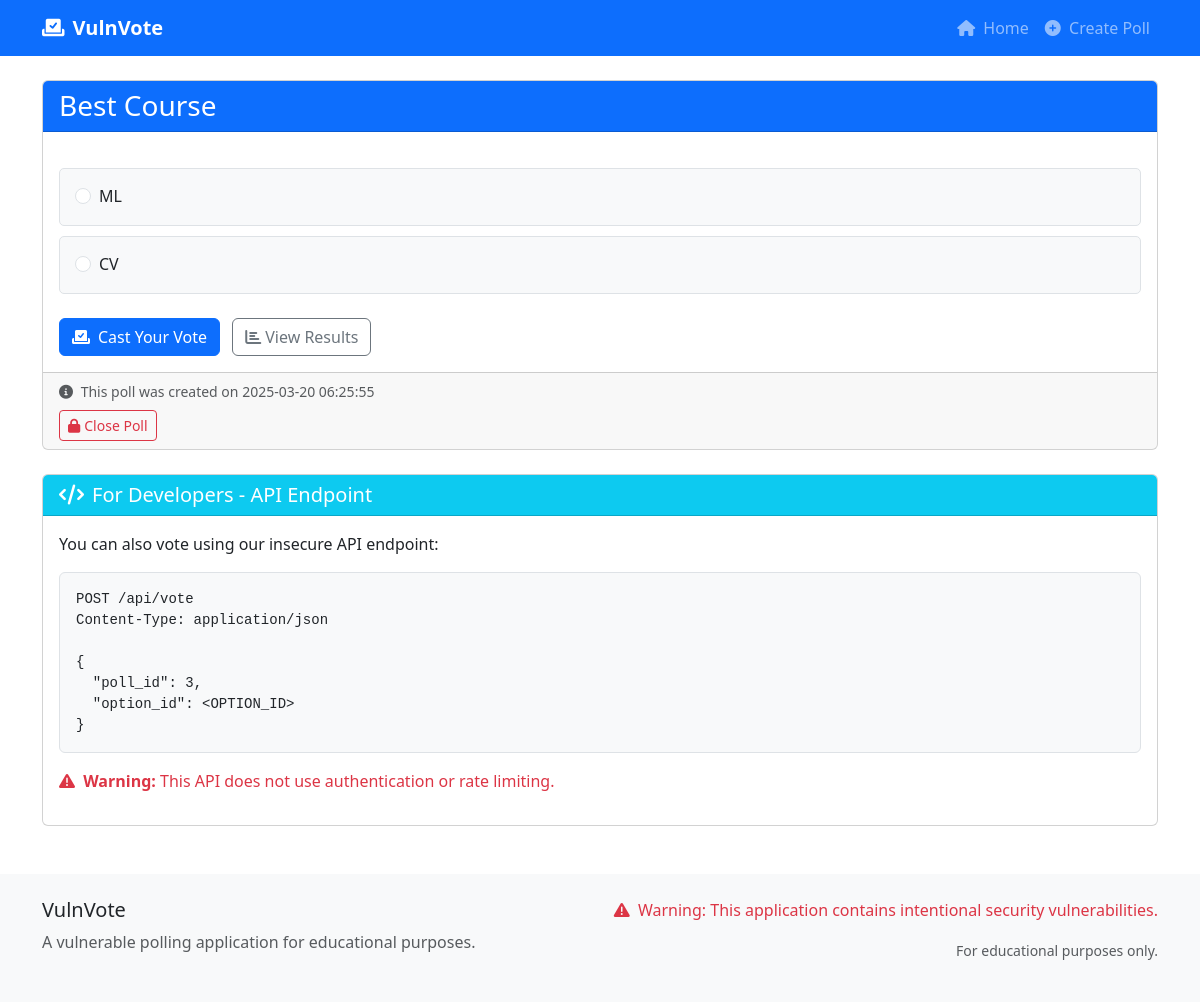
/poll/3, run on the app's committed database.
### tables this page shows
CREATE TABLE polls (
    id INTEGER PRIMARY KEY AUTOINCREMENT,
    title TEXT NOT NULL,
    description TEXT,
    is_active INTEGER DEFAULT 1,
    created_at TIMESTAMP DEFAULT CURRENT_TIMESTAMP
);

CREATE TABLE options (
    id INTEGER PRIMARY KEY AUTOINCREMENT,
    poll_id INTEGER NOT NULL,
    text TEXT NOT NULL,
    votes INTEGER DEFAULT 0,
    FOREIGN KEY (poll_id) REFERENCES polls (id)
);

### app.py (the view)
@app.route('/poll/<int:poll_id>')
def view_poll(poll_id):
    db = get_db()
    poll = db.execute('SELECT * FROM polls WHERE id = ?', (poll_id,)).fetchone()
    options = db.execute('SELECT * FROM options WHERE poll_id = ?', (poll_id,)).fetchall()
    return render_template('view_poll.html', poll=poll, options=options)

### app.py (called while the page is built)
def get_db():
    db = getattr(g, '_database', None)
    if db is None:
        db = g._database = sqlite3.connect(DATABASE)
        db.row_factory = sqlite3.Row
    return db

@app.teardown_appcontext
def close_connection(exception):
    db = getattr(g, '_database', None)
    if db is not None:
        db.close()

### templates/view_poll.html (shortened to what this page needs)
{% extends 'base.html' %}
{% block content %}
<div class="card">
    <div class="card-header bg-primary text-white">
        <h3 class="mb-0">{{ poll['title'] }}</h3>
    </div>
    <div class="card-body">
        <form id="vote-form" method="POST" action="{{ url_for('vote') }}">
            <div class="vote-options">
                {% for option in options %}
                    <div class="vote-option" onclick="selectOption(this, {{ option['id'] }})">
                        <div class="form-check">
                            <input class="form-check-input" type="radio" name="option_id" id="option_{{ option['id'] }}" value="{{ option['id'] }}">
                            <label class="form-check-label" for="option_{{ option['id'] }}">
                                {{ option['text'] }}
                            </label>
                        </div>
                    </div>
                {% endfor %}
            </div>
            <div class="mt-4">
                <button type="submit" class="btn btn-primary" id="submit-vote">
                    <i class="fas fa-vote-yea me-2"></i>Cast Your Vote
                </button>
                <a href="{{ url_for('results', poll_id=poll['id']) }}" class="btn btn-outline-secondary ms-2">
                    <i class="fas fa-chart-bar me-1"></i>View Results
                </a>
            </div>
        </form>
    </div>
    <div class="card-footer text-muted">
        <div class="small">
            <i class="fas fa-info-circle me-1"></i>
            This poll was created on {{ poll['created_at'] }}
        </div>
        {% if poll['is_active'] == 1 %}
            <form method="POST" action="{{ url_for('close_poll', poll_id=poll['id']) }}" class="mt-2">
                <button type="submit" class="btn btn-sm btn-outline-danger">
                    <i class="fas fa-lock me-1"></i>Close Poll
                </button>
            </form>
        {% else %}
            <div class="badge bg-secondary mt-2">This poll is closed</div>
        {% endif %}
    </div>
</div>
<div class="card mt-4">
    <div class="card-header bg-info text-white">
        <h5 class="mb-0"><i class="fas fa-code me-2"></i>For Developers - API Endpoint</h5>
    </div>
    <div class="card-body">
        <p>You can also vote using our insecure API endpoint:</p>
        <pre class="bg-light p-3 rounded"><code>POST /api/vote
Content-Type: application/json
{
  "poll_id": {{ poll['id'] }},
  "option_id": &lt;OPTION_ID&gt;
}</code></pre>
        <p class="text-danger">
            <i class="fas fa-exclamation-triangle me-1"></i>
            <strong>Warning:</strong> This API does not use authentication or rate limiting.
        </p>
    </div>
</div>
{% endblock %}

### static/styles.css (style rules this page uses)
body { min-height: 100vh; display: flex; flex-direction: column; }
.vote-option { padding: 15px; border-radius: 5px; border: 1px solid #dee2e6; margin-bottom: 10px; cursor: pointer; transition: all 0.2s ease; }
pre { background-color: #f8f9fa; padding: 15px; border-radius: 5px; border: 1px solid #dee2e6; overflow-x: auto; }
code { color: #d63384; }

### templates/base.html (style rules this page uses)
.vote-options { margin-top: 20px; }
.vote-option { margin-bottom: 10px; padding: 15px; border-radius: 5px; background-color: #f8f9fa; cursor: pointer; transition: background-color 0.2s; }

### data on the page
polls: title "Best Course", created_at "2025-03-20 06:25:55", id "3"
options: text "ML"
options: text "CV"
